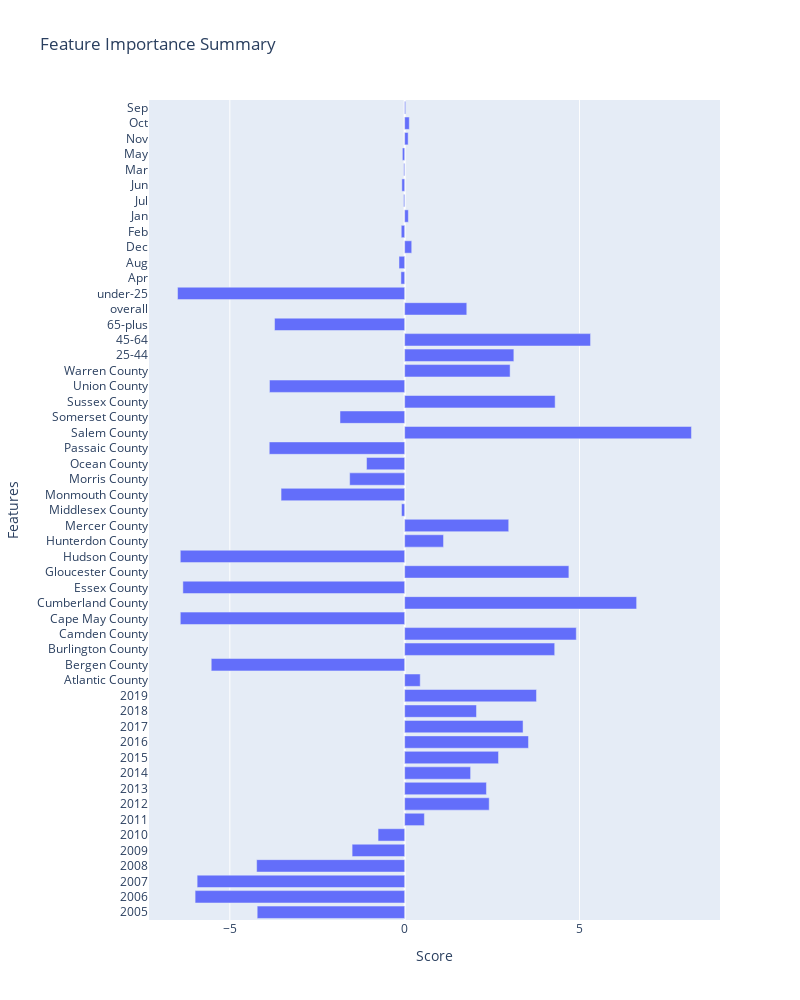

The cell this chart's notebook holds for it:
### Code cell
# categorical columns ml feature importance

labels = labels.apply(pd.to_numeric)

X_train, X_test, y_train, y_test = train_test_split(categorical_ml, labels.values.ravel(),test_size=0.25,random_state=0)
categorical_ml_log = LogisticRegression(random_state=0,class_weight='balanced')
categorical_ml_log.fit(X_train,y_train)
y_pred = categorical_ml_log.predict(X_test)
print('Classification Report:\n',classification_report(y_test, y_pred))
importance = categorical_ml_log.coef_.flatten()
df = pd.DataFrame(importance,categorical_ml.columns)

# plotting
fig = px.bar(data_frame=importance, y=categorical_ml.columns, x=importance, orientation='h', width=800, height=1000,\
    title='Feature Importance Summary')
fig.update_layout(xaxis_title="Score",yaxis_title="Features",)
fig.show()

### Figure 1 — Plotly figure (JSON) as saved in the notebook; plotly's stock layout.template omitted (floating-point values rounded to 4 significant figures)
{"data": [{"alignmentgroup": "True", "hovertemplate": "x=%{x}<br>y=%{y}<extra></extra>", "legendgroup": "", "marker": {"color": "#636efa", "pattern": {"shape": ""}}, "name": "", "offsetgroup": "", "orientation": "h", "showlegend": false, "textposition": "auto", "type": "bar", "x": [-4.218, -5.993, -5.935, -4.234, -1.503, -0.7605, 0.5643, 2.418, 2.339, 1.886, 2.684, 3.541, 3.386, 2.055, 3.77, 0.4453, -5.532, 4.291, 4.908, -6.417, 6.634, -6.343, 4.697, -6.417, 1.111, 2.976, -0.09079, -3.535, -1.573, -1.09, -3.873, 8.202, -1.849, 4.304, -3.866, 3.016, 3.123, 5.316, -3.722, 1.777, -6.495, -0.1067, -0.1625, 0.2021, -0.09789, 0.1057, -0.03008, -0.08071, -0.02602, -0.06592, 0.09978, 0.1329, 0.02836], "xaxis": "x", "y": ["2005", "2006", "2007", "2008", "2009", "2010", "2011", "2012", "2013", "2014", "2015", "2016", "2017", "2018", "2019", "Atlantic County", "Bergen County", "Burlington County", "Camden County", "Cape May County", "Cumberland County", "Essex County", "Gloucester County", "Hudson County", "Hunterdon County", "Mercer County", "Middlesex County", "Monmouth County", "Morris County", "Ocean County", "Passaic County", "Salem County", "Somerset County", "Sussex County", "Union County", "Warren County", "25-44", "45-64", "65-plus", "overall", "under-25", "Apr", "Aug", "Dec", "Feb", "Jan", "Jul", "Jun", "Mar", "May", "Nov", "Oct", "Sep"], "yaxis": "y"}], "layout": {"barmode": "relative", "height": 1000, "legend": {"tracegroupgap": 0}, "title": {"text": "Feature Importance Summary"}, "width": 800, "xaxis": {"anchor": "y", "domain": [0, 1], "title": {"text": "Score"}}, "yaxis": {"anchor": "x", "domain": [0, 1], "title": {"text": "Features"}}}}
